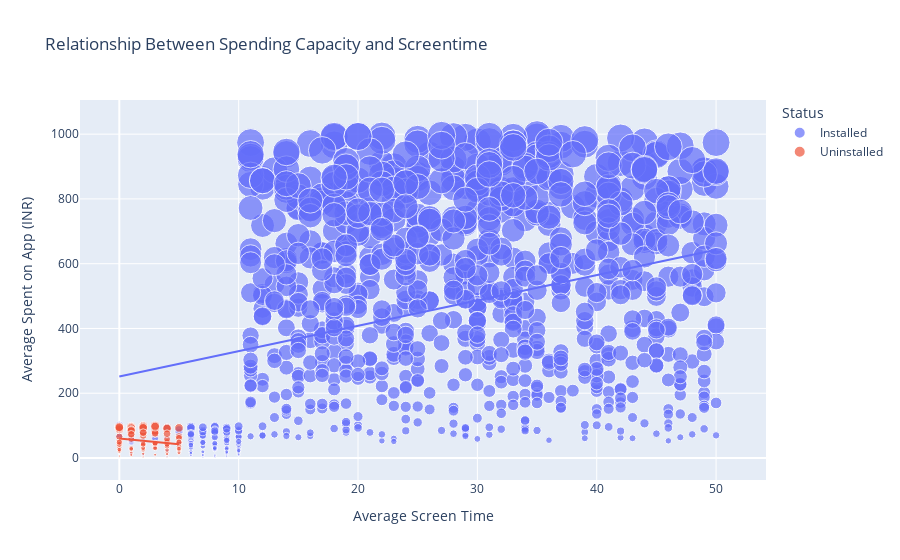

Notebook source saved alongside this figure:
### Code cell
# displaying the graph
figure.show()

### Figure 1 — Plotly figure (JSON) as saved in the notebook; plotly's stock layout.template omitted (floating-point values rounded to 4 significant figures; data arrays with more than 128 entries replaced by an {"elided": "..."} marker saying what was removed)
{"data": [{"hovertemplate": "Status=Installed<br>Average Screen Time=%{x}<br>Average Spent on App (INR)=%{marker.size}<extra></extra>", "legendgroup": "Installed", "marker": {"color": "#636efa", "size": {"elided": "916 int values"}, "sizemode": "area", "sizeref": 2.495, "symbol": "circle"}, "mode": "markers", "name": "Installed", "orientation": "v", "showlegend": true, "type": "scatter", "x": {"elided": "916 int values"}, "xaxis": "x", "y": {"elided": "916 int values"}, "yaxis": "y"}, {"hovertemplate": "<b>OLS trendline</b><br>Average Spent on App (INR) = 7.82515 * Average Screen Time + 251.62<br>R<sup>2</sup>=0.113975<br><br>Status=Installed<br>Average Screen Time=%{x}<br>Average Spent on App (INR)=%{y} <b>(trend)</b><extra></extra>", "legendgroup": "Installed", "marker": {"color": "#636efa", "symbol": "circle"}, "mode": "lines", "name": "Installed", "showlegend": false, "type": "scatter", "x": {"elided": "916 int values"}, "xaxis": "x", "y": {"elided": "916 float values"}, "yaxis": "y"}, {"hovertemplate": "Status=Uninstalled<br>Average Screen Time=%{x}<br>Average Spent on App (INR)=%{marker.size}<extra></extra>", "legendgroup": "Uninstalled", "marker": {"color": "#EF553B", "size": [54, 97, 93, 34, 67, 26, 48, 94, 8, 75, 23, 44, 42, 95, 83, 46, 100, 37, 51, 92, 69, 93, 16, 10, 17, 77, 91, 32, 95, 39, 31, 93, 42, 47, 28, 25, 50, 97, 58, 15, 75, 66, 17, 21, 81, 25, 62, 25, 99, 59, 36, 26, 96, 84, 49, 42, 88, 75, 13, 45, 36, 1, 10, 92, 87, 6, 4, 93, 5, 0, 12, 84, 97, 30, 49, 29, 78, 42, 3, 95, 31, 73, 43], "sizemode": "area", "sizeref": 2.495, "symbol": "circle"}, "mode": "markers", "name": "Uninstalled", "orientation": "v", "showlegend": true, "type": "scatter", "x": [0, 1, 4, 3, 5, 5, 0, 1, 1, 3, 0, 3, 2, 1, 3, 3, 3, 4, 4, 1, 2, 0, 1, 3, 4, 3, 4, 0, 0, 2, 1, 5, 0, 5, 1, 4, 4, 0, 4, 5, 4, 0, 5, 0, 2, 2, 5, 5, 2, 1, 5, 0, 2, 1, 5, 0, 0, 1, 2, 3, 4, 3, 1, 0, 1, 0, 4, 2, 2, 3, 4, 1, 3, 3, 0, 5, 2, 4, 2, 0, 2, 1, 2], "xaxis": "x", "y": [54, 97, 93, 34, 67, 26, 48, 94, 8, 75, 23, 44, 42, 95, 83, 46, 100, 37, 51, 92, 69, 93, 16, 10, 17, 77, 91, 32, 95, 39, 31, 93, 42, 47, 28, 25, 50, 97, 58, 15, 75, 66, 17, 21, 81, 25, 62, 25, 99, 59, 36, 26, 96, 84, 49, 42, 88, 75, 13, 45, 36, 1, 10, 92, 87, 6, 4, 93, 5, 0, 12, 84, 97, 30, 49, 29, 78, 42, 3, 95, 31, 73, 43], "yaxis": "y"}, {"hovertemplate": "<b>OLS trendline</b><br>Average Spent on App (INR) = -3.51397 * Average Screen Time + 60.0258<br>R<sup>2</sup>=0.037117<br><br>Status=Uninstalled<br>Average Screen Time=%{x}<br>Average Spent on App (INR)=%{y} <b>(trend)</b><extra></extra>", "legendgroup": "Uninstalled", "marker": {"color": "#EF553B", "symbol": "circle"}, "mode": "lines", "name": "Uninstalled", "showlegend": false, "type": "scatter", "x": [0, 0, 0, 0, 0, 0, 0, 0, 0, 0, 0, 0, 0, 0, 0, 0, 0, 1, 1, 1, 1, 1, 1, 1, 1, 1, 1, 1, 1, 1, 1, 1, 2, 2, 2, 2, 2, 2, 2, 2, 2, 2, 2, 2, 2, 2, 3, 3, 3, 3, 3, 3, 3, 3, 3, 3, 3, 3, 3, 4, 4, 4, 4, 4, 4, 4, 4, 4, 4, 4, 4, 4, 5, 5, 5, 5, 5, 5, 5, 5, 5, 5, 5], "xaxis": "x", "y": [60.03, 60.03, 60.03, 60.03, 60.03, 60.03, 60.03, 60.03, 60.03, 60.03, 60.03, 60.03, 60.03, 60.03, 60.03, 60.03, 60.03, 56.51, 56.51, 56.51, 56.51, 56.51, 56.51, 56.51, 56.51, 56.51, 56.51, 56.51, 56.51, 56.51, 56.51, 56.51, 53.0, 53.0, 53.0, 53.0, 53.0, 53.0, 53.0, 53.0, 53.0, 53.0, 53.0, 53.0, 53.0, 53.0, 49.48, 49.48, 49.48, 49.48, 49.48, 49.48, 49.48, 49.48, 49.48, 49.48, 49.48, 49.48, 49.48, 45.97, 45.97, 45.97, 45.97, 45.97, 45.97, 45.97, 45.97, 45.97, 45.97, 45.97, 45.97, 45.97, 42.46, 42.46, 42.46, 42.46, 42.46, 42.46, 42.46, 42.46, 42.46, 42.46, 42.46], "yaxis": "y"}], "layout": {"legend": {"itemsizing": "constant", "title": {"text": "Status"}, "tracegroupgap": 0}, "title": {"text": "Relationship Between Spending Capacity and Screentime"}, "xaxis": {"anchor": "y", "domain": [0, 1], "title": {"text": "Average Screen Time"}}, "yaxis": {"anchor": "x", "domain": [0, 1], "title": {"text": "Average Spent on App (INR)"}}}}
